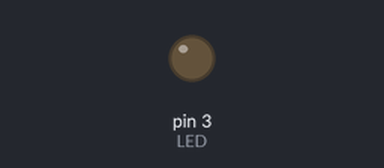
Simulated run of this sketch. Board: Arduino Uno, built with avr-gcc and run on an emulated ATmega328P. Parts: output pins drawn as LEDs (lit = HIGH).

Above: at 2.1 s.
Timing chart, 0 to 3.6 s (numbered marks = the images above):
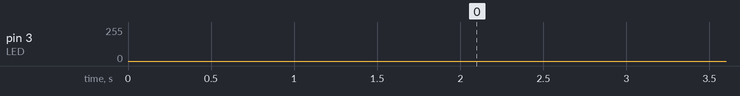

The sketch:

Task-1.0.2.ino
```cpp
/*
Author: Sanjana Vani V
Date: 02-12-2025
Board: Arduino Uno R3
Description: Breathing LED with breath cycle 1s
*/

const int LED = 3;

void setup()
{
  pinMode(LED, OUTPUT);
}

void loop()
{
  //increasing brightness
  for (int i=0; i<256; i++) {
    analogWrite(LED, i);
    delayMicroseconds(1000000/256);
  }
  //decreasing brightness
  for (int i=0; i<256; i++) {
    analogWrite(LED, 255-i);
    delayMicroseconds(1000000/256);
  }
}

/*
LED Connections:
Anode - 330Ω Resistor from Digital Pin 3 (PWM)
Cathode - Ground
*/
```
